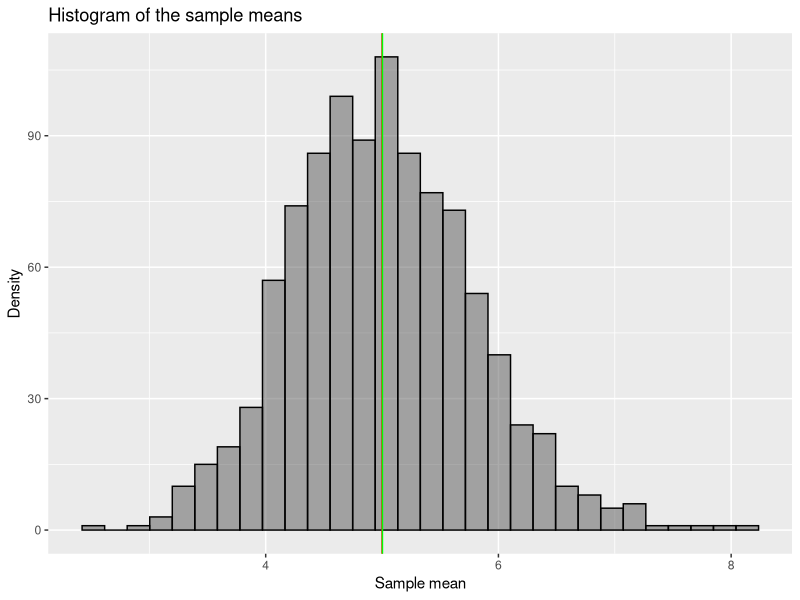
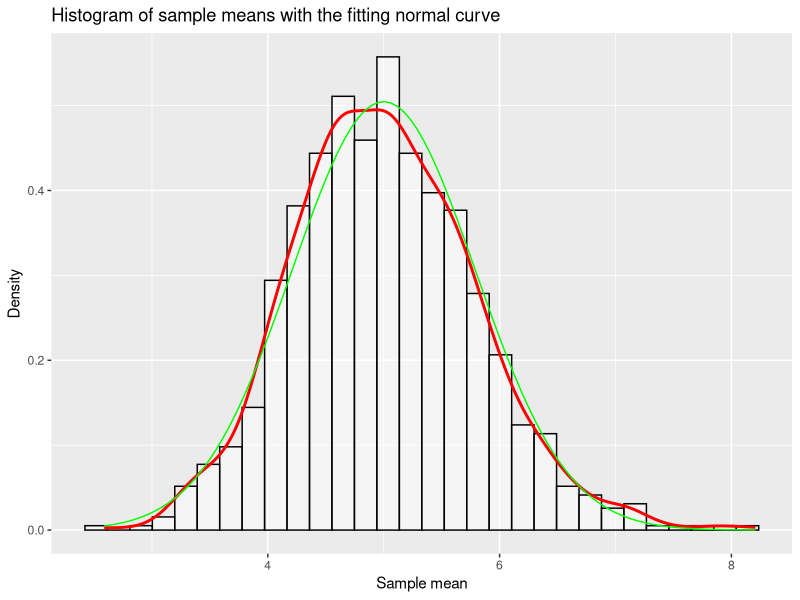
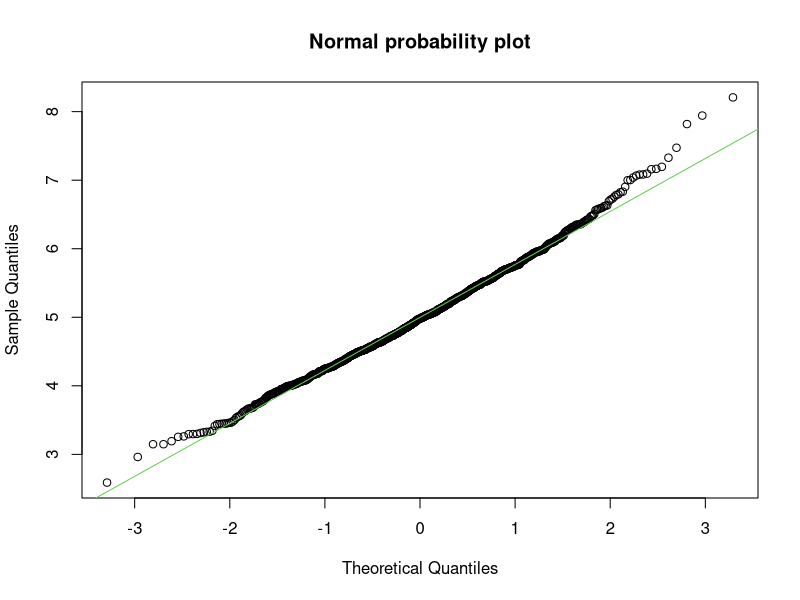

Recreate these plots in R, in order.
library(ggplot2)
library(knitr)

no_simulation <- 1000   # number of simulations 
lambda <-  0.2 
n <- 40             # sample size


simulated_data <- matrix(rexp(n= no_simulation*n,rate=lambda), no_simulation, n)
sample_mean <- rowMeans(simulated_data)

actual_mean <- mean(sample_mean) 
theoretical_mean <- 1/ lambda

result1 <-data.frame("Mean"=c(actual_mean,theoretical_mean), 
                     row.names = c("Mean from the samples ","Theoretical mean"))

result1


sampleMean_data <- as.data.frame (sample_mean)

ggplot(sampleMean_data, aes(sample_mean))+geom_histogram(alpha=.5, position="identity", col="black")+geom_vline(xintercept = theoretical_mean, colour="red",show.legend=TRUE)+geom_vline(xintercept = actual_mean, colour="green", show.legend=TRUE)+ggtitle ("Histogram of the sample means ")+xlab("Sample mean")+ylab("Density")

actual_variance <- var(sample_mean) 

theoretical_variance <- (1/ lambda)^2 /n 

result2 <-data.frame("Variance"=c(actual_variance, theoretical_variance), 
                     row.names = c("Variance from the sample ","Theoretical variance"))
ggplot(sampleMean_data, aes(sample_mean))+
  geom_histogram(aes(y=..density..), alpha=.5, position="identity", fill="white", col="black")+
  geom_density(colour="red", size=1)+
  stat_function(fun = dnorm, colour = "green", args = list(mean = theoretical_mean, sd = sqrt(theoretical_variance)))+
  ggtitle ("Histogram of sample means with the fitting normal curve ")+
  xlab("Sample mean")+
  ylab("Density")
qqnorm(sample_mean, main ="Normal probability plot")
qqline(sample_mean,col = "3")